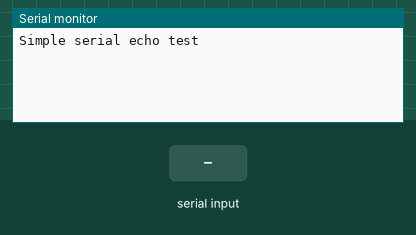
A sketch run on a simulated Arduino Uno, built with avr-gcc and run on an emulated ATmega328P. On the bench: the last lines printed to the serial monitor. The test bench sets the inputs (shaded band).

Above: at 1.2 s.
1.3 s: "1" received over Serial
At 2.5 s:
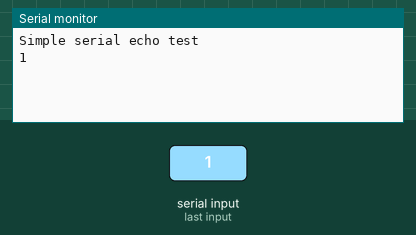
2.8 s: "0" received over Serial
At 3.7 s:
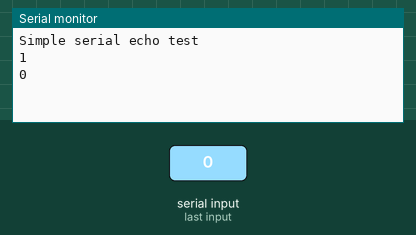
4.3 s: "2" received over Serial
At 4.9 s:
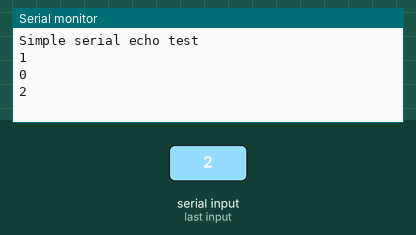

The sketch:

ESP_readString.ino
```cpp
//zoomkat 6-29-14 Simple serial echo test
//type or paste text in serial monitor and send

String readString;

void setup() {
  Serial.begin(9600);
  Serial.println("Simple serial echo test"); // so I can keep track of what is loaded
}

void loop() {

  while (Serial.available()) {
    char c = Serial.read();  //gets one byte from serial buffer
    readString += c; //makes the String readString
    delay(2);  //slow looping to allow buffer to fill with next character
  }

  if (readString.length() >0) {
    Serial.println(readString);  //so you can see the captured String
    readString="";
  }
}
```

Measured:
- after the input at 1.3 s, the serial monitor: prints a new line at once (image 1)
- after the input at 2.8 s, the serial monitor: prints a new line at once (image 2)
- after the input at 4.3 s, the serial monitor: prints a new line at once (image 3)
